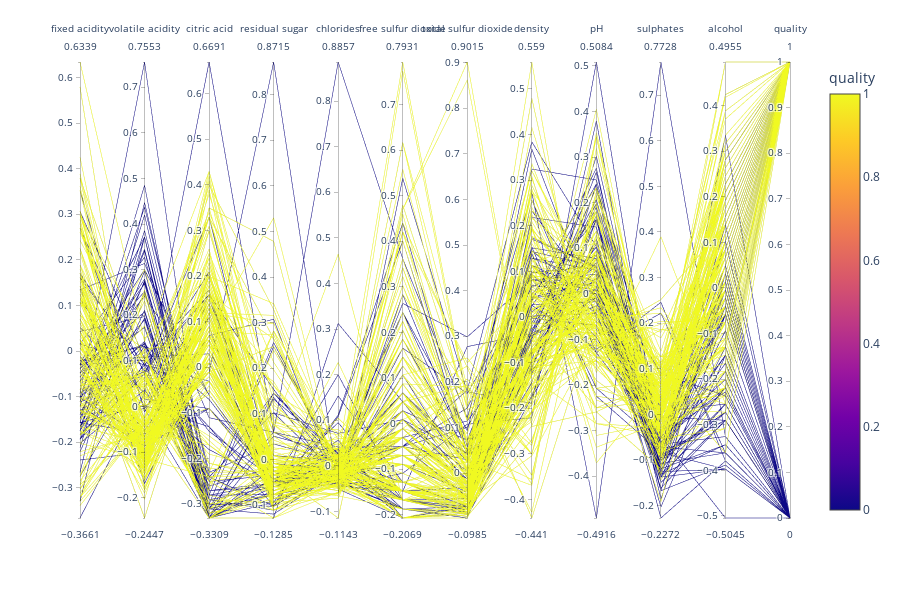

Notebook code for this chart:
### Code cell
fig = px.parallel_coordinates(df, color="quality", labels={
    "fixed acidity", "volatile acidity",
    "citric acid", "residual sugar",
    "chlorides", "free sulfur dioxide",
    "total sulfur dioxide", "density",
    "pH", "sulphates", "alcohol"})
fig.show()

### Figure 1 — Plotly figure (JSON) as saved in the notebook; plotly's stock layout.template omitted (floating-point values rounded to 4 significant figures; data arrays with more than 128 entries replaced by an {"elided": "..."} marker saying what was removed)
{"data": [{"dimensions": [{"label": "fixed acidity", "values": {"elided": "280 float values"}}, {"label": "volatile acidity", "values": {"elided": "280 float values"}}, {"label": "citric acid", "values": {"elided": "280 float values"}}, {"label": "residual sugar", "values": {"elided": "280 float values"}}, {"label": "chlorides", "values": {"elided": "280 float values"}}, {"label": "free sulfur dioxide", "values": {"elided": "280 float values"}}, {"label": "total sulfur dioxide", "values": {"elided": "280 float values"}}, {"label": "density", "values": {"elided": "280 float values"}}, {"label": "pH", "values": {"elided": "280 float values"}}, {"label": "sulphates", "values": {"elided": "280 float values"}}, {"label": "alcohol", "values": {"elided": "280 float values"}}, {"label": "quality", "values": {"elided": "280 int values"}}], "domain": {"x": [0, 0.98], "y": [0, 1]}, "line": {"color": {"elided": "280 int values"}, "coloraxis": "coloraxis"}, "name": "", "type": "parcoords"}], "layout": {"coloraxis": {"colorbar": {"title": {"text": "quality"}}, "colorscale": [[0, "#0d0887"], [0.1111, "#46039f"], [0.2222, "#7201a8"], [0.3333, "#9c179e"], [0.4444, "#bd3786"], [0.5556, "#d8576b"], [0.6667, "#ed7953"], [0.7778, "#fb9f3a"], [0.8889, "#fdca26"], [1, "#f0f921"]]}, "height": 600, "legend": {"tracegroupgap": 0}, "margin": {"t": 60}}}
